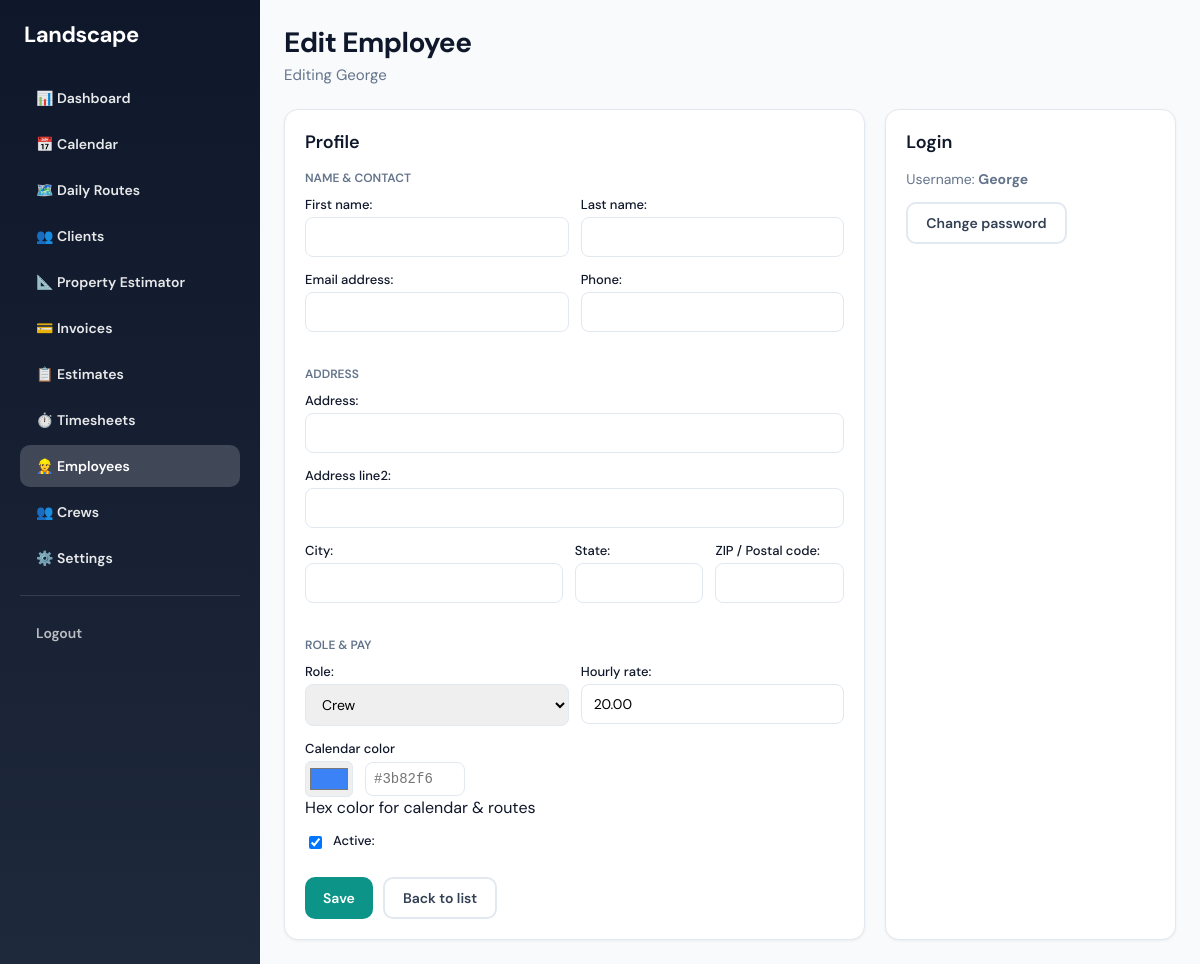
/employees/2/ (signed in), run on the app's committed database.
### accounts/models.py (models this page shows, shortened)
class User(AbstractUser):
    ROLE_CHOICES = [
        ('owner', 'Owner'),
        ('crew', 'Crew'),
    ]
    business = models.ForeignKey(
        Business,
        on_delete=models.CASCADE,
        related_name='users',
        null=True,  # Owner can be null initially if needed
        blank=True
    )
    role = models.CharField(max_length=10, choices=ROLE_CHOICES, default='crew')
    hourly_rate = models.DecimalField(
        max_digits=8,
        decimal_places=2,
        null=True,
        blank=True,
        help_text='Hourly cost for crew members (used for labor cost reporting)'
    )
    phone = models.CharField(max_length=20, blank=True)
    address_line1 = models.CharField(max_length=255, blank=True, verbose_name='Address')
    address_line2 = models.CharField(max_length=255, blank=True)
    city = models.CharField(max_length=100, blank=True)
    state = models.CharField(max_length=50, blank=True)
    postal_code = models.CharField(max_length=20, blank=True, verbose_name='ZIP / Postal code')
    color = models.CharField(
        max_length=7,
        blank=True,
        default='',
        help_text='Hex color for calendar/route (e.g. #3b82f6). Owner can customize.'
    )

### accounts/views.py (the view)
# urls.py: path("<int:user_id>/", views.employee_edit, name="employee_edit"),
@role_required("owner")
@require_http_methods(["GET", "POST"])
def employee_edit(request, user_id):
    business = _get_business(request)
    if not business:
        messages.error(request, "You must be associated with a business.")
        return redirect("/")
    employee = get_object_or_404(User, id=user_id, business=business)
    if request.method == "POST":
        form = EmployeeForm(request.POST, instance=employee)
        if form.is_valid():
            form.save()
            messages.success(request, "Employee updated.")
            return redirect("employee_edit", user_id=employee.id)
    else:
        form = EmployeeForm(instance=employee)
    return render(request, "accounts/employee_form.html", {
        "form": form,
        "employee": employee,
        "title": "Edit Employee",
        "is_create": False,
    })

### accounts/forms.py
class EmployeeForm(forms.ModelForm):
    class Meta:
        model = User
        fields = [
            'first_name', 'last_name', 'email', 'phone',
            'address_line1', 'address_line2', 'city', 'state', 'postal_code',
            'role', 'hourly_rate', 'color', 'is_active',
        ]
        widgets = {
            'hourly_rate': forms.NumberInput(attrs={'step': '0.01', 'min': '0'}),
        }

### accounts/views.py (called while the page is built)
def _get_business(request):
    return getattr(request.user, 'business', None)

### accounts/templates/accounts/employee_form.html (shortened to what this page needs)
{% extends "base.html" %}
{% block content %}
<div class="page-header">
  <h1>{{ title }}</h1>
  <p>{% if employee %}Editing {{ employee.get_full_name|default:employee.username }}{% else %}Add a new employee with app login credentials{% endif %}</p>
</div>
<div class="form-grid">
  <div class="card">
    <h2 class="card-title">Profile</h2>
    <form method="post">
      <div class="form-section">
        <h3>Name & Contact</h3>
        <div class="form-row">
          <div class="field">{{ form.first_name.label_tag }}{{ form.first_name }}{{ form.first_name.errors }}</div>
          <div class="field">{{ form.last_name.label_tag }}{{ form.last_name }}{{ form.last_name.errors }}</div>
        </div>
        <div class="form-row">
          <div class="field">{{ form.email.label_tag }}{{ form.email }}{{ form.email.errors }}</div>
          <div class="field">{{ form.phone.label_tag }}{{ form.phone }}{{ form.phone.errors }}</div>
        </div>
      </div>
      <div class="form-section">
        <h3>Address</h3>
        <div class="field">{{ form.address_line1.label_tag }}{{ form.address_line1 }}{{ form.address_line1.errors }}</div>
        <div class="field">{{ form.address_line2.label_tag }}{{ form.address_line2 }}{{ form.address_line2.errors }}</div>
        <div class="form-row three">
          <div class="field">{{ form.city.label_tag }}{{ form.city }}{{ form.city.errors }}</div>
          <div class="field">{{ form.state.label_tag }}{{ form.state }}{{ form.state.errors }}</div>
          <div class="field">{{ form.postal_code.label_tag }}{{ form.postal_code }}{{ form.postal_code.errors }}</div>
        </div>
      </div>
      <div class="form-section">
        <h3>Role & Pay</h3>
        <div class="form-row">
          <div class="field">{{ form.role.label_tag }}{{ form.role }}{{ form.role.errors }}</div>
          <div class="field">{{ form.hourly_rate.label_tag }}{{ form.hourly_rate }}{{ form.hourly_rate.errors }}</div>
        </div>
        {% if not is_create %}
        <div class="field color-field">
          <label for="id_color">Calendar color</label>
          <div style="display: flex; align-items: center; gap: 12px;">
            <input type="color" id="id_color_picker" value="{{ form.color.value|default:'#3b82f6' }}" style="width: 48px; height: 36px; padding: 2px; border-radius: 6px; cursor: pointer; border: 1px solid var(--border);">
            <input type="text" id="id_color" name="color" value="{{ form.color.value|default:'' }}" placeholder="#3b82f6" maxlength="7" style="width: 100px; padding: 8px; font-family: monospace;">
          </div>
          <span class="help-text">Hex color for calendar & routes</span>{{ form.color.errors }}
        </div>
        <div class="field checkbox-field">{{ form.is_active }}{{ form.is_active.label_tag }}{{ form.is_active.errors }}</div>
        {% endif %}
      </div>
      <div class="form-actions">
        <button type="submit" class="btn btn-primary">Save</button>
        {% if employee %}
        <a href="{% url 'employee_list' %}" class="btn btn-secondary">Back to list</a>
        {% else %}
        <a href="{% url 'employee_list' %}" class="btn btn-secondary">Cancel</a>
        {% endif %}
      </div>
    </form>
  </div>
  {% if employee and not is_create %}
  <div class="card">
    <h2 class="card-title">Login</h2>
    <p class="muted">Username: <strong>{{ employee.username }}</strong></p>
    <a href="{% url 'employee_password' employee.id %}" class="btn btn-secondary">Change password</a>
  </div>
  {% endif %}
</div>
{% endblock %}

### templates/base.html (style rules this page uses)
:root { --primary: #0d9488; --primary-hover: #0f766e; --primary-light: #ccfbf1; --secondary: #334155; --accent: #059669; --surface: #ffffff; --surface-alt: #f8fafc; --border: #e2e8f0; --text: #0f172a; --text-muted: #64748b; }
* { box-sizing: border-box; }
body { margin: 0; font-family: 'DM Sans', -apple-system, BlinkMacSystemFont, sans-serif; background: var(--surface-alt); color: var(--text); min-height: 100vh; display: flex; }
.btn { display: inline-flex; align-items: center; justify-content: center; gap: 8px; padding: 10px 18px; font-size: 14px; font-weight: 600; border-radius: 10px; text-decoration: none; cursor: pointer; border: none; transition: all 0.15s ease; font-family: inherit; }
.btn-primary { background: var(--primary); color: white; }
.btn-secondary { background: white; color: var(--secondary); border: 2px solid var(--border); }
.page-header { margin-bottom: 24px; }
.page-header h1 { font-size: 28px; font-weight: 700; margin: 0 0 4px 0; letter-spacing: -0.02em; }
.page-header p { margin: 0; color: var(--text-muted); font-size: 15px; }
.card { background: var(--surface); border-radius: 14px; padding: 20px; box-shadow: 0 1px 3px rgba(0,0,0,0.06); border: 1px solid var(--border); }
.card-title { font-size: 18px; font-weight: 600; margin: 0 0 16px 0; }

### accounts/templates/accounts/employee_form.html (style rules this page uses)
.form-grid { display: grid; grid-template-columns: 1fr; gap: 20px; }
@media (min-width: 800px) { .form-grid { grid-template-columns: 2fr 1fr; } }
.form-section { margin-bottom: 20px; }
.form-section h3 { font-size: 12px; font-weight: 600; color: var(--text-muted); margin: 0 0 10px 0; text-transform: uppercase; }
.form-row { display: grid; grid-template-columns: 1fr 1fr; gap: 12px; }
.form-row.three { grid-template-columns: 2fr 1fr 1fr; }
.field { margin-bottom: 14px; }
.field label { display: block; font-size: 13px; font-weight: 500; margin-bottom: 4px; }
.field input, .field select { width: 100%; padding: 10px 12px; border-radius: 8px; border: 1px solid var(--border); font-size: 14px; font-family: inherit; }
.checkbox-field { display: flex; align-items: center; gap: 8px; }
.checkbox-field input { width: auto; }
.form-actions { display: flex; gap: 10px; margin-top: 24px; }
.muted { color: var(--text-muted); font-size: 14px; }

### data on the page
User: get_full_name "George", role "Crew", hourly_rate "20.00", is_active "☑", username "George"

### other printed values
{{ title }} "Edit Employee"
